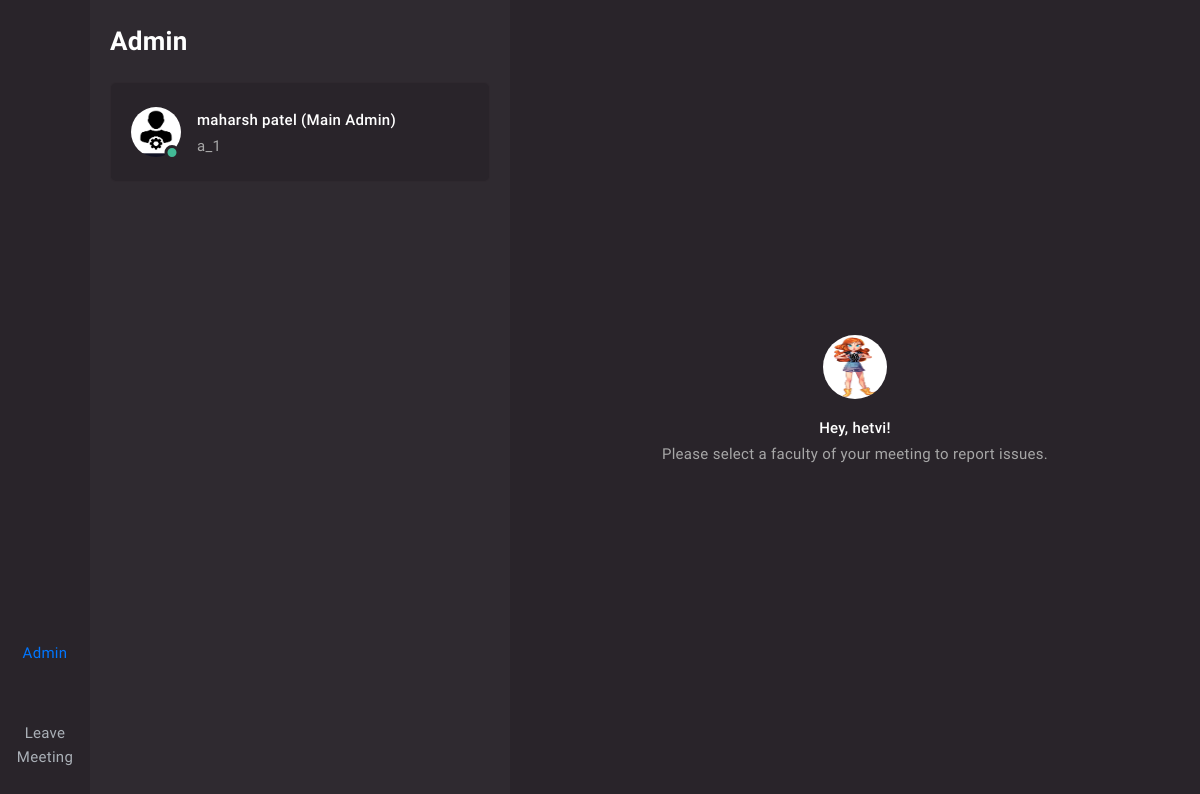
/student/dash/admin_chat/home.php (signed in), run on the app's committed database.
### tables this page shows
CREATE TABLE `student_details` (
  `stu_id` int(11) NOT NULL,
  `stu_fname` varchar(20) NOT NULL,
  `stu_lname` varchar(20) NOT NULL,
  `stu_photo` varchar(500) NOT NULL,
  `stu_number` varchar(10) NOT NULL,
  `stu_mail` varchar(30) NOT NULL,
  `course_id` varchar(10) NOT NULL,
  `sem_id` varchar(10) NOT NULL,
  `stu_pass` varchar(30) NOT NULL,
  `stu_enrol` varchar(30) NOT NULL,
  `login` varchar(10) NOT NULL
);

### student/dash/admin_chat/home.php (the view, shortened to what this page needs)
<?php
	include("header.php");
?>
            <div class="main" data-mobile-height="">
                <div class="chat flex-column justify-content-center text-center">
                    <div class="container-xxl">
                        <div class="avatar avatar-lg mb-5">
                            <img class="avatar-img" src="../../../photo/stu/<?php echo $photo;?>" alt="">
                        </div>
                        <h6>Hey, <?php echo $res321["stu_fname"];?>!</h6>
                        <p>Please select a faculty of your meeting to report issues.</p>
                    </div>
                </div>
            </div>

### student/dash/admin_chat/header.php (shortened to what this page needs)
<?php
include("../../../db.php");
$room_id=$_GET['roomid'];
$room_code=$_GET["roomcode"];
$t_day = date("l");
$t_date = date("Y-m-d");
$stu_id = $_SESSION["stu_id"];
?>
<!DOCTYPE html>
<html lang="en">
<head>
        <link href="assets/css/template.dark.min.css" rel="stylesheet">
    </head>
    <body>
        <div class="layout">
            <div class="navigation navbar navbar-light justify-content-center py-xl-7">
                <ul class="nav navbar-nav flex-row flex-xl-column flex-grow-1 justify-content-between justify-content-xl-center py-3 py-lg-0" role="tablist">
                    <li class="nav-item mt-xl-9">
                        <a class="nav-link position-relative p-0 py-xl-3" data-toggle="tab" href="#tab-content-user" title="User" role="tab">
                            <i class="icon-lg fe-user"></i>
                        </a>
                    </li>
                    <li class="nav-item mt-xl-9">
<?php
                        $str_chat = "<a class='nav-link position-relative p-0 py-xl-3' href='../home.php?roomid=".$room_id."&roomcode=".$room_code."' title='Report Issue' role='tab'>";
                        echo $str_chat;
?>
                            <i class="fe-alert-octagon mr-4"></i>
                        </a>
                    </li>
                    <li class="nav-item mt-xl-9">
                        <a class="nav-link position-relative p-0 py-xl-3 active" data-toggle="tab" href="#tab-content-dialogs" title="Talk With Admin" role="tab">
                            Admin
                        </a>
                    </li>
                    <li class="nav-item mt-xl-9">
<?php
                        $str = "<a class='nav-link position-relative p-0 py-xl-3' href='../leave_meeting.php?roomid=".$room_id."&stuid=".$stu_id."&week_day=".$t_day."&date=".$t_date."' title='Leave Meeting'>";
                        echo $str;
?>
                            Leave<br>Meeting
                        </a>
                    </li>
                </ul>
            </div>
<div class="sidebar">
    <div class="tab-content h-100" role="tablist">
<?php
$qes321="Select * from student_details where stu_id = '$stu_id'";
$qry321=$conn->query($qes321);
$res321=$qry321->fetch_assoc();
$photo = $res321["stu_photo"];
?>
                    <div class="tab-pane fade h-100 show active" id="tab-content-dialogs" role="tabpanel">
                        <div class="d-flex flex-column h-100">
                            <div class="hide-scrollbar">
                                <div class="container-fluid py-6">
                                    <h2 class="font-bold mb-6">Admin</h2>
                                    <nav class="nav d-block list-discussions-js mb-n6">
<?php
    $qes1010="Select * from admin_details where root_admin = '1' ";
    $qry1010=$conn->query($qes1010);
    $res1010=$qry1010->fetch_assoc();
    $admin_id_root = $res1010["admin_id"];
    $admin_fname_root = $res1010["admin_fname"];
    $admin_lname_root = $res1010["admin_lname"];
    $adm_photo = $res1010["admin_photo"];
    $admin_enrol_root = $res1010["admin_enrol"];
$str="<a class='text-reset nav-link p-0 mb-6' href='chat_root.php?roomid=".$room_id."&roomcode=".$room_code."&admin_id=".$admin_id_root."'>";
    echo $str;
?>
                                            <div class="card card-active-listener">
                                                <div class="card-body">
                                                    <div class="media">
                                                        <div class="avatar avatar-online mr-5">
                                                            <img class="avatar-img" src="../../../photo/adm/<?php echo $adm_photo;?>" alt="Anna Bridges">
                                                        </div>
                                                        <div class="media-body overflow-hidden">
                                                            <div class="d-flex align-items-center mb-1">
                                                                <h6 class="text-truncate mb-0 mr-auto"><?php echo $admin_fname_root." ".$admin_lname_root;?> (Main Admin)</h6>
                                                            </div>
                                                            <div class="text-truncate"><?php echo $admin_enrol_root;?></div>
                                                        </div>
                                                    </div>
                                                </div>
                                            </div>
                                        </a>
                                    </nav>
                                </div>
                            </div>
                        </div>
                    </div>
    </div>
</div>

### data on the page
student_details: stu_photo (picture), stu_fname "hetvi"

### other printed values
$admin_fname_root "maharsh"
$admin_lname_root "patel"
$admin_enrol_root "a_1"
